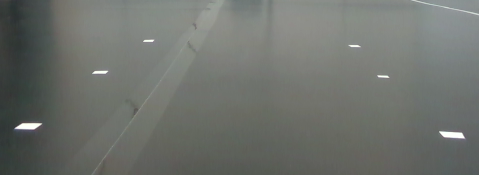
#> input picture src/py_image_processing/src/image2.png, 479 x 175 px
$ python saas_processing.py
#> lines starting #> are read from the running program, lines starting #| are printed output that depends on the picture; after the words box and inside, x2 and y2 are one past the last pixel; in counts of white or black regions, pixels touching at a corner belong together
#!/usr/bin/env python
# roslib.load_manifest('my_package')
import sys
import cv2
import numpy as np
#import matplotlib
#matplotlib.use('Agg')
from matplotlib import pyplot as plt

cv_image = cv2.imread("image2.png")
#> cv_image is the input picture: shape (175, 479, 3); mean B, G, R 108.6, 113.5, 110.1
gray=cv2.cvtColor(cv_image, cv2.COLOR_BGR2GRAY)

#bi_gray
bi_gray_max = 255
bi_gray_min = 230
ret,thresh1=cv2.threshold(gray, bi_gray_min, bi_gray_max, cv2.THRESH_BINARY);
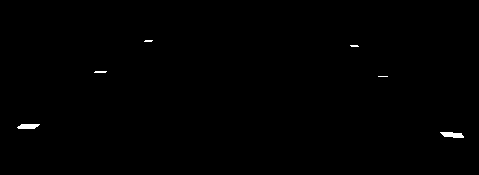
#> thresh1: shape (175, 479); 0.32% white; 6 white regions (3 under 20 px), largest, box (x1, y1, x2, y2) and area: (440, 132, 464, 138) 105, (17, 124, 40, 129) 94, (94, 71, 107, 73) 24
#> ret = 230
cv2.imshow('image',thresh1)
#cv2.waitKey(0)

class Cluster:
  def __init__(self,i):
    self.num = i
    self.points = []
    self.size = 0

  def add_point(self, x, y, c):
    self.points.append([x, y, c])
    self.size += 1

  def get_center(self):
    mat = np.array(self.points)
    center = np.sum(mat, axis=0)/len(self.points)
    return (center[0], center[1])

# list of clusters
clusters = []
# reference matrix to record cluster assignments
ref = np.ones(thresh1.shape) * -1

for y in range(thresh1.shape[0]):
    for x in range(thresh1.shape[1]):
        # is the pixel we are looking at white?
        if thresh1[y,x] >=bi_gray_min and thresh1[y,x] <= bi_gray_max:
            # radius in which the point will belong to a cluster
            r = 9

            # look for neighbours, already assigned to a cluster
            try:
                cluster_num = np.max(ref[y-r:y+r,x-r:x+r])
            except ValueError:  #raised if 'cluster_num' is empty.
                cluster_num = -1

            if cluster_num <= 0:
                cluster_num = len(clusters)
                clusters.append(Cluster(cluster_num))

            # add Point to cluster
            clusters[int(cluster_num)].add_point(x, y, 1)
            # set reference
            ref[y,x] = cluster_num

# minimum cluster size
c_min_size = 3

points = []

for cluster in clusters:
    # paint into control image and collect as img points
    if cluster.size >= c_min_size:
        x, y = cluster.get_center()
        cv_image[int(y),int(x)] = [0, 0, 255]
        points.append([int(x),int(y)])
#> cv_image: shape (175, 479, 3); 0.01% of pixels changed, all inside (x1, y1, x2, y2) = (27, 40, 452, 135)

cv2.imshow('image',cv_image)
cv2.waitKey(0)

fx = 614.1699
fy = 614.9002
cx = 329.9491
cy = 237.2788

object_points = np.array([[0.,0.,0.],
                          [40.,0.,0.],
                          [0.,30.,0.],
                          [40.,30.,0.],
                          [0.,60.,0.],
                          [40.,60.,0.]])

print('object points:')
print(object_points)

if len(points) == 6:
  image_points = np.zeros((6,2,1))
  image_points[:,:,0] = np.array(points)

  print('\nimage points:')
  print(image_points[:,:,0])

k1 = 0.1115
k2 = -0.1089
t1 = 0
t2 = 0

dist_coeffs = np.zeros((4,1))
dist_coeffs[:,0] = np.array([[k1, k2, t1, t2]])

camera_matrix = np.array([[fx,  0, cx],
                         [ 0, fy, cy],
                         [ 0,  0,  1]])
#print(cameraMatrix)
retval, rvec, tvec = cv2.solvePnP(object_points,
				  image_points,
                                  camera_matrix,
                                  dist_coeffs)

print('\nrotation vector:')
print(rvec)
print('\ntranslation vector:')
print(tvec)

rmat = np.zeros((3,3))

cv2.Rodrigues(rvec, rmat, jacobian=0)

print('\nrotation matrix:')
print(rmat)

# Rückrechnung (noch nicht geschafft)
t = rmat.dot(tvec)*(-1)
H = rmat
H[:,2] = t[:,0]
print(H)

#cv2.imshow('image',gray)
#cv2.destroyAllWindows()
